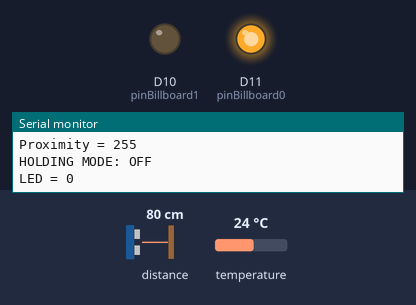
A sketch run on a simulated Arduino Nano 33 BLE. Parts: output pins drawn as LEDs (lit = HIGH), the last lines printed to the serial monitor. Inputs (shaded band) come from the test bench; at power-on: distance to the obstacle 80 cm, temperature 24 °C. Nothing arrives over Bluetooth unless stated; a phone connects over Bluetooth LE 3 s after start.

Above: at 5.0 s.
At 15.6 s:
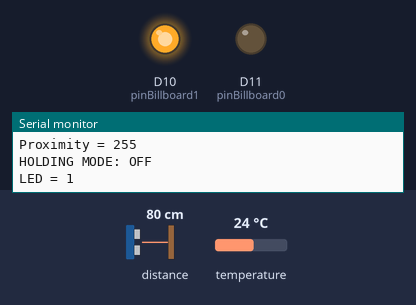
Timing chart, 0 to 28.9 s (numbered marks = the images above):
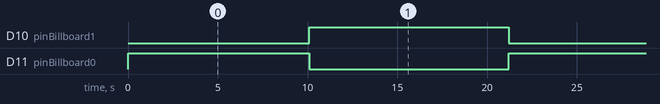

Measured:
- by itself, D10 (pinBillboard1), D11 (pinBillboard0): alternates HIGH for 11.1 s and LOW for 11.1 s

The sketch:

arduino_ble_board.ino
```cpp
// ArduinoBLE - Version: Latest
// Bluetooth Low-Energy library for Nano 33 BLE Sense
#include <ArduinoBLE.h>

// Arduino_APDS9960 - Version: Latest
// Proximity measurements on Nano 33 BLE Sense
#include <Arduino_APDS9960.h>

// Arduino_HTS221 - Version: Latest
// Library for temperature and humidity measurements
// on Nano 33 BLE Sense
#include <Arduino_HTS221.h>

const char* nameOfDevice = "adBoardSensor";
// The uids for the services and characteristics offered by the device, generated by random
const char* proximityServiceUUID = "7c8d0422-c197-11ed-afa1-0242ac120002";
const char* proximityCharUUID = "f4e832ac-c197-11ed-afa1-0242ac120002";
const char* billboardCharUUID = "21410f7c-e2a9-11ed-b5ea-0242ac120002";
const char* holdingCharUUID = "83f9f02a-e2a9-11ed-b5ea-0242ac120002";
const char* weatherServiceUUID = "12dfaa88-c198-11ed-afa1-0242ac120002";
const char* temperatureCharUUID = "26dd8136-c198-11ed-afa1-0242ac120002";
const int pinBillboard0 = 11;
const int pinBillboard1 = 10;
unsigned int billboardState = 0;
unsigned int led0state =0;
unsigned int led1state =0;
long previousMillis = 0;
long stayingMillis = 0;

const long intervalChange = 10000;
const long intervalHold = 5000;


// Instanciate the offered services
BLEService proximityService(proximityServiceUUID);
BLEBooleanCharacteristic proximityCharacteristic(proximityCharUUID, BLERead | BLENotify | BLEIndicate);
BLEIntCharacteristic billboardCharacteristic(billboardCharUUID, BLERead | BLENotify | BLEIndicate);
BLEBooleanCharacteristic holdingCharacteristic(holdingCharUUID, BLERead | BLENotify | BLEIndicate);
BLEService weatherService(weatherServiceUUID);
BLEFloatCharacteristic temperatureCharacteristic(temperatureCharUUID, BLERead | BLENotify | BLEIndicate);

void setup() {
  // Open serial port for debugging
  Serial.begin(9600);
  while (!Serial);

  startBLE();
  startTemperatureSensor();
  startProximitySensor();

  Serial.println("BLE started succesfully");

  // Set the BLE parameters that the device advertises
  BLE.setLocalName(nameOfDevice);
  proximityService.addCharacteristic(proximityCharacteristic);
  proximityService.addCharacteristic(billboardCharacteristic);
  proximityService.addCharacteristic(holdingCharacteristic);
  BLE.addService(proximityService);
  BLE.setAdvertisedService(weatherService);
  weatherService.addCharacteristic(temperatureCharacteristic);
  BLE.addService(weatherService);
  BLE.advertise();

  // set initial values for services
  proximityCharacteristic.writeValue(false);
  billboardCharacteristic.writeValue(0);
  holdingCharacteristic.writeValue(false);

  // billboard control
  startOutputLed(pinBillboard0, pinBillboard1);
}

void loop() {
  BLEDevice central = BLE.central();
  int proximity =0 ;
  // Only write the sensor values if the proximity sensor has a value available, since the temperature sensor is always available
  if (APDS.proximityAvailable()) {
    float temperature = HTS.readTemperature();
    writeTemperature(temperature);
    proximity = APDS.readProximity();
    writeProximity(proximity);
  }
  // billboard timer

  // 1. Check if there is someone looking at the board. If yes, stop the timer.
  if (proximity > 200) {
    previousMillis = previousMillis + 1000;
    stayingMillis = 0;
    resetLed();
  } else {
    stayingMillis = stayingMillis + 1000;
  }
  if (previousMillis > intervalChange){
    billboardState = toggleLED(billboardState, pinBillboard0, pinBillboard1);
    previousMillis = 0;
  }
  if (stayingMillis > intervalHold) {
    blinkLED(billboardState, pinBillboard0, pinBillboard1);
  }

  writeBillboardData(billboardState);

  delay(1000);
}

void writeTemperature(float temperature) {
  Serial.print("Temperature = ");
  Serial.print(temperature);
  Serial.println(" °C");
  temperatureCharacteristic.writeValue(temperature);
}

void writeProximity(int proximity) {
  Serial.print("Proximity = ");
  Serial.println(proximity);
  // Convert proximity to a boolean value, to approximate whether a person is
  // in front of the ad board or not
  if (proximity > 200) {
    proximityCharacteristic.writeValue(false);
  }
  else {
    proximityCharacteristic.writeValue(true);
  }

}

void writeBillboardData(int billboardState) {
  Serial.print("LED = ");
  Serial.println(billboardState);
  billboardCharacteristic.writeValue(billboardState);
}

void startBLE() {
  if (!BLE.begin())
  {
    Serial.println("starting BLE failed!");
    while (1);
  }
}

void startTemperatureSensor() {
  if (!HTS.begin()) {
    Serial.println("Failed to initialize humidity temperature sensor!");
    while (1);
  }
}

void startProximitySensor() {
  if (!APDS.begin()) {
    Serial.println("Error initializing APDS-9960 sensor!");
    while(1);
  }
}

void startOutputLed(int pin0, int pin1) {
  pinMode(pin0, OUTPUT);
  pinMode(pin1, OUTPUT);
  // Initial state: Billboard 0
  digitalWrite(pin0, HIGH);
  digitalWrite(pin1, LOW);
  billboardState = 0;
  led0state = 1;
  led1state = 0;

}

int toggleLED(int billboardState, int pin0, int pin1) {
  int newBillboardState = 0;
  if (billboardState == 0) {
    // change to billboard 1
    digitalWrite(pin0, LOW);
    digitalWrite(pin1, HIGH);
    led0state = 0;
    led1state = 1;
    newBillboardState = 1;
  } else {
    // change to billboard 0
    digitalWrite(pin0, HIGH);
    digitalWrite(pin1, LOW);
    newBillboardState = 0;
    led0state = 1;
    led1state = 0;
  }
  return newBillboardState;
}

void blinkLED(int billboardState, int pin0, int pin1) {
  if (billboardState == 0) {
    if (led0state == 0){
      digitalWrite(pin0, HIGH);
      digitalWrite(pin1, LOW);
      led0state = 1;
    } else {
      digitalWrite(pin0, LOW);
      digitalWrite(pin1, LOW);
      led0state = 0;
    }

  } else {
    if (led1state == 0){

      digitalWrite(pin0, LOW);
      digitalWrite(pin1, HIGH);
      led1state = 1;
    } else {
      digitalWrite(pin0, LOW);
      digitalWrite(pin1, LOW);
      led1state = 0;
    }
  }
  Serial.println("HOLDING MODE: ON");
  holdingCharacteristic.writeValue(true);
}

void resetLed() {
  if (billboardState == 0){
    digitalWrite(pinBillboard0, HIGH);
    digitalWrite(pinBillboard1, LOW);
    led0state = 1;
  } else {
    digitalWrite(pinBillboard0, LOW);
    digitalWrite(pinBillboard1, HIGH);
    led1state = 1;
  }
  Serial.println("HOLDING MODE: OFF");
  holdingCharacteristic.writeValue(false);
}
```
